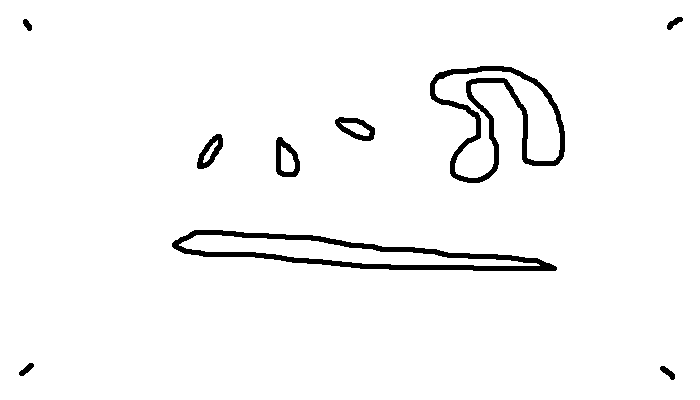
#> input picture src/input/eraseTest.bmp, 700 x 400 px
$ python -i filter.py   (imports and definitions only)
#> lines starting #> are read from the running program, lines starting #| are printed output that depends on the picture; after the words box and inside, x2 and y2 are one past the last pixel; in counts of white or black regions, pixels touching at a corner belong together
#> further down, picture is the input picture: shape (400, 700, 3); 96.8% white; 9 black regions, largest, box (x1, y1, x2, y2) and area: (172, 230, 557, 271) 3901, (430, 66, 565, 183) 3241, (276, 137, 300, 177) 472
import cv2
import numpy

def create_blank(width, height, rgb_color=(255,255,255)):
    image = numpy.zeros((height, width, 3), numpy.uint8)
    color = tuple(reversed(rgb_color))
    image[:] = color
    return image

def inkOnly(image):
    height, width, color = image.shape
    blank_image = create_blank(width,height)
    hsv = cv2.cvtColor(image, cv2.COLOR_BGR2HSV)
    # Every color except white
    low = numpy.array([0,0,0])
    high = numpy.array([359, 255, 255])
    maskInk = cv2.inRange(hsv, low, high)
    inkResult = cv2.bitwise_and(image, image, mask=maskInk)
    background_mask = cv2.bitwise_not(maskInk)
    background = cv2.bitwise_or(blank_image, blank_image, mask=background_mask)
    inkOnly = cv2.bitwise_or(inkResult, background)
    return(inkOnly)

def eraseAreas(image):
    # return mask
    gray = cv2.cvtColor(image, cv2.COLOR_BGR2GRAY)
    eraseAreas = cv2.Canny(gray, 30, 200)
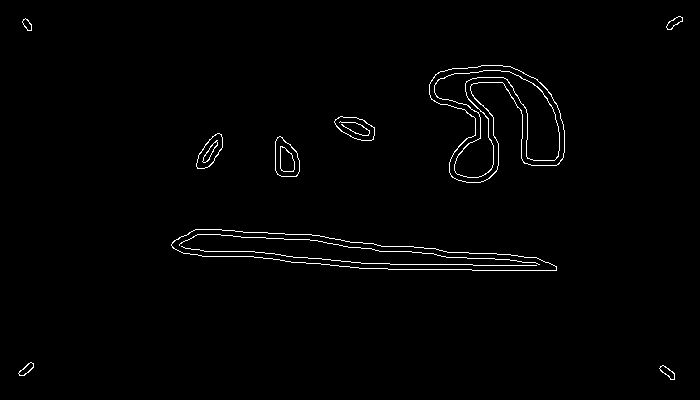
#> eraseAreas: shape (400, 700); 1.3% white in thin lines or dots, all inside (x1, y1, x2, y2) = (18, 16, 683, 380)
    contours, hierarchy = cv2.findContours(eraseAreas, cv2.RETR_EXTERNAL, cv2.CHAIN_APPROX_NONE)
#> contours = 9 contours; largest, box (x1, y1, x2, y2) and area: (171, 229, 557, 271) 8248, (429, 65, 565, 183) 8192, (275, 136, 300, 177) 750, (334, 116, 375, 141) 650, (196, 133, 223, 169) 518
    cv2.fillPoly(eraseAreas,contours, color=(255,255,255))
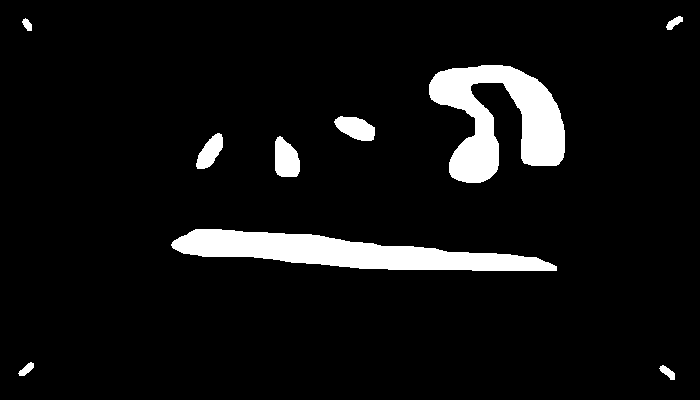
#> eraseAreas: shape (400, 700); 7% white; 9 white regions, largest, box (x1, y1, x2, y2) and area: (171, 229, 557, 271) 8638, (429, 65, 565, 183) 8494, (275, 136, 300, 177) 802
    cv2.imshow('Contours', eraseAreas)
    return(eraseAreas)

>>> import cv2
>>> picture = cv2.imread('../input/eraseTest.bmp')
>>> result = eraseAreas(picture)

$ run again, on src/input/writeTest.bmp
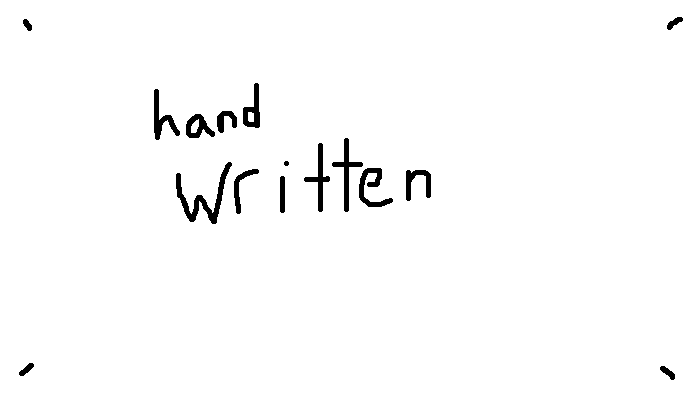
#> input picture src/input/writeTest.bmp, 700 x 400 px
#> picture is the input picture: shape (400, 700, 3); 98.2% white; 16 black regions, largest, box (x1, y1, x2, y2) and area: (176, 162, 232, 224) 845, (359, 168, 393, 207) 497, (332, 138, 363, 212) 492
#> in eraseAreas, `eraseAreas = cv2.Canny(gray, 30, 200)`:
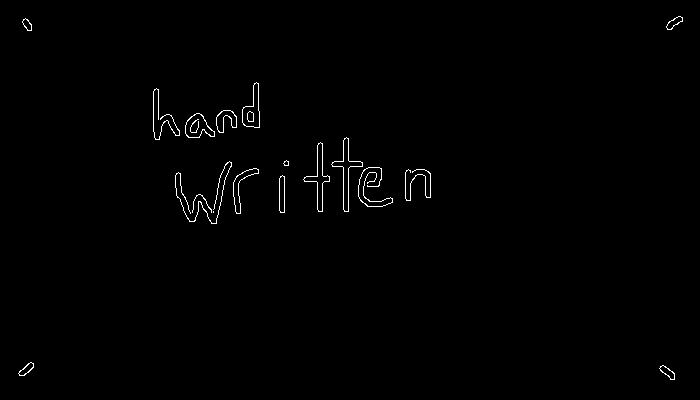
#> eraseAreas: shape (400, 700); 0.71% white in thin lines or dots, all inside (x1, y1, x2, y2) = (18, 16, 683, 380)
#> contours = 18 contours, 7 with area under 20; largest, box (x1, y1, x2, y2) and area: (331, 137, 363, 212) 490, (242, 82, 260, 128) 446, (185, 113, 215, 138) 444, (303, 142, 330, 212) 442, (233, 168, 259, 214) 293
#> in eraseAreas, `cv2.fillPoly(eraseAreas,contours, color=(255,255,255))`:
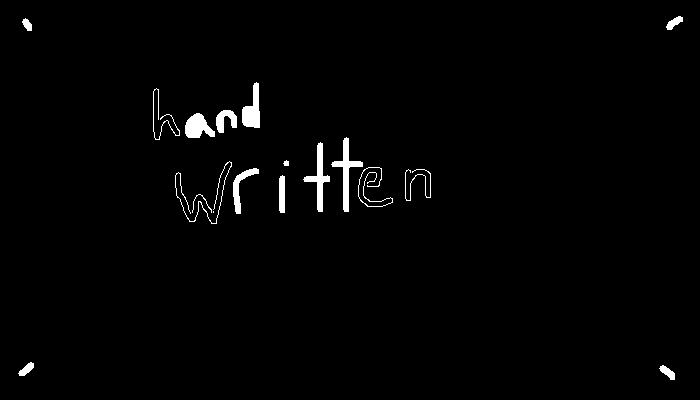
#> eraseAreas: shape (400, 700); 1.5% white; 18 white regions (1 under 20 px), largest, box (x1, y1, x2, y2) and area: (331, 137, 363, 212) 589, (303, 142, 330, 212) 532, (242, 82, 260, 128) 503
